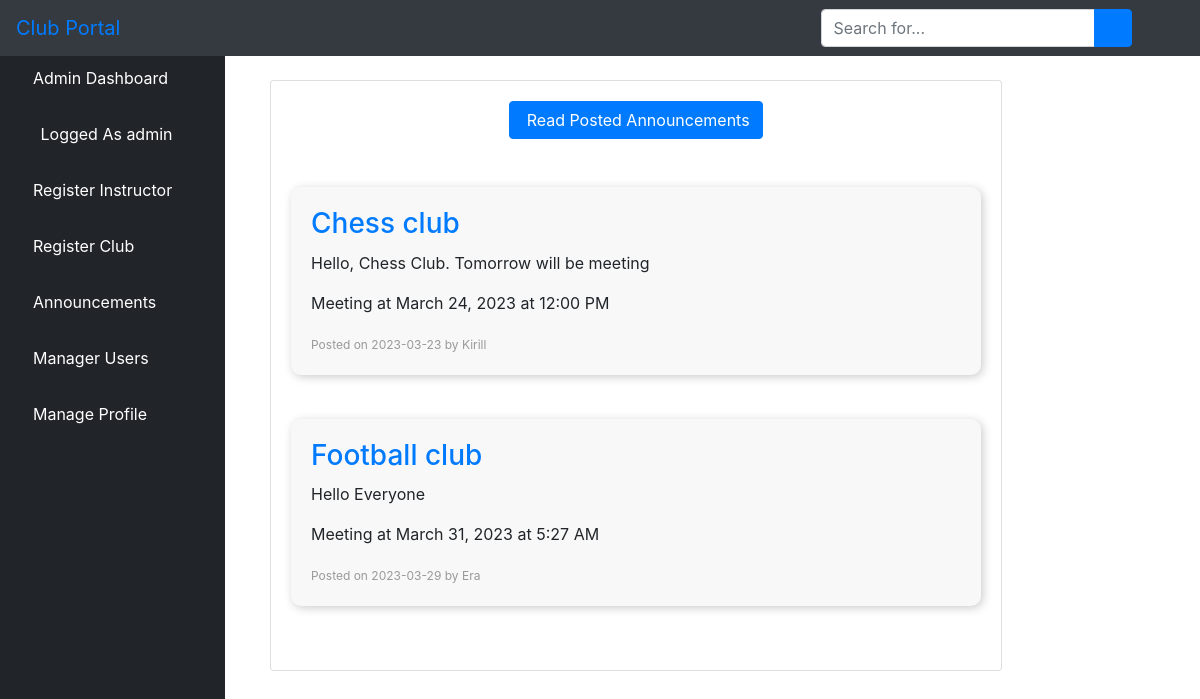
The app's page /alpost/ (signed in) with its own data.
### elearn/models.py (models this page shows, shortened)
class User(AbstractUser):
    is_learner = models.BooleanField(default=False)
    is_instructor = models.BooleanField(default=False)
    is_admin = models.BooleanField(default=False)

class Announcement(models.Model):
    user = models.ForeignKey(User, on_delete=models.CASCADE)
    content = models.TextField()
    course = models.ForeignKey(Course, on_delete=models.CASCADE, related_name='announcements', null=True, blank=True)
    posted_at = models.DateTimeField(auto_now=True, null=True)
    meeting = models.DateTimeField(null=True, blank=True)

class Course(models.Model):
    name = models.CharField(max_length=30)
    color = models.CharField(max_length=7, default='#007bff')

### elearn/views.py (the view)
# urls.py: path('alpost/', views.AdminListTise.as_view(), name='alpost'),
class AdminListTise(LoginRequiredMixin, ListView):
    model = Announcement
    template_name = 'dashboard/admin/tise_list.html'
    def get_queryset(self):
        return Announcement.objects.filter(posted_at__lt=timezone.now()).order_by('posted_at')

### elearn/templates/dashboard/admin/tise_list.html (shortened to what this page needs)
{% extends 'dashboard/admin/base.html' %}
{{% block body %}
<div class="container-fluid">
    <div class="row">
        <div class="col-11 mb-3">
            <div class="col-11 mb-3">
                <div id="content-wrapper" style="padding-top: 30px">
                    <div class="container-fluid">
                        <div class="card mb-3">
                            <div class="card-body">
                                <center><a href="/ilchat">
                                    <button class="btn btn btn-primary">
                                        Read Posted Announcements
                                    </button>
                                </a><br><br><br></center>
                                {% for announcement in object_list %}
                                <div class="announcement">
                                    <h3 class="course">{{ announcement.course.name }}</h3>
                                    <p class="content">{{ announcement.content | truncatechars:100 }}</p>
                                    {% if announcement.meeting %}
                                    <p class="content">Meeting at {{ announcement.meeting|date:"F j, Y" }} at {{ announcement.meeting|time:"g:i A" }}</p>
                                    {% endif %}
                                    <small class="info">Posted on {{ announcement.posted_at }} by {{ announcement.user }}</small>
                                </div>
                                <br>
                                {% empty %}
                                <p>No announcements yet.</p>
                                {% endfor %}
                            </div>
                        </div>
                    </div>
                </div>
            </div>
        </div>
    </div>
    {% endblock body %}

### elearn/templates/dashboard/admin/base.html (shortened to what this page needs)
<!DOCTYPE html>
<html lang="en">
<head>
    {% load static %}
    <link href="{% static 'vendor/fontawesome-free/css/all.min.css' %}" rel="stylesheet" type="text/css">
    <link href="{% static 'vendor/datatables/dataTables.bootstrap4.css' %}" rel="stylesheet">
    <link href="{% static 'css/sb-admin.css' %}" rel="stylesheet">
</head>
<body id="page-top">
<nav class="navbar navbar-expand navbar-dark bg-dark fixed-top">
    <a class="navbar-brand mr-1 text-primary" href="">Club Portal</a>
    <button class="btn btn-link btn-sm text-white order-1 order-sm-0" id="sidebarToggle" href="#">
        <i class="fas fa-bars"></i>
    </button>
    <form class="d-none d-md-inline-block form-inline ml-auto mr-0 mr-md-3 my-2 my-md-0">
        <div class="input-group">
            <input type="text" class="form-control" placeholder="Search for..." aria-label="Search"
                   aria-describedby="basic-addon2">
            <div class="input-group-append">
                <button class="btn btn-primary" type="button">
                    <i class="fas fa-search"></i>
                </button>
            </div>
        </div>
    </form>
    <ul class="navbar-nav ml-auto ml-md-0">
        <li class="nav-item dropdown no-arrow">
            <a class="nav-link dropdown-toggle" href="#" id="userDropdown" role="button" data-toggle="dropdown"
               aria-haspopup="true" aria-expanded="false">
                <i class="fas fa-user-circle fa-fw text-primary"></i>
            </a>
        </li>
    </ul>
</nav>
<div id="wrapper" style="padding-top: 50px;">
    <ul class="sidebar navbar-nav">
        <li class="nav-item active">
            <a class="nav-link" href="{% url 'dashboard' %}">
                <i class="fa fa-home" aria-hidden="true"></i>
                <span>Admin Dashboard</span>
            </a>
        </li>
        <li class="nav-item active">
            <a class="nav-link" href="">
                <i class="fas fa-user-circle fa-fw text-primary"></i>
                <span>Logged As {{ user.username }}</span>
            </a>
        </li>
        <li class="nav-item">
            <a class="nav-link" href="{% url 'isign' %}">
                <i class="fas fa-chalkboard-teacher"></i>
                <span style="color: white">Register Instructor</span>
            </a>
        </li>
        <li class="nav-item">
            <a class="nav-link" href="{% url 'course' %}">
                <i class="fas fa-book-reader"></i>
                <span style="color: white">Register Club</span>
            </a>
        </li>
        <li class="nav-item dropdown no-arrow">
            <a class="nav-link dropdown-toggle" data-toggle="dropdown" aria-haspopup="true" aria-expanded="false"
               href="">
                <i class="fas fa-bell"></i>
                <span style="color: white">Announcements</span>
            </a>
        </li>
        <li class="nav-item">
            <a class="nav-link" href="{% url 'aluser' %}">
                <i class="fas fa-users"></i>
                <span style="color: white">Manager Users</span>
            </a>
        </li>
        <li class="nav-item dropdown no-arrow">
            <a class="nav-link dropdown-toggle" data-toggle="dropdown" aria-haspopup="true" aria-expanded="false"
               href="">
                <i class="fas fa-user"></i>
                <span style="color: white">Manage Profile</span>
            </a>
        </li>
    </ul>
    {% block body %}{% endblock %}
</div>

### elearn/templates/dashboard/admin/tise_list.html (style rules this page uses)
.announcement { background-color: #f8f8f8; border-radius: 10px; box-shadow: 2px 2px 10px #ccc; padding: 20px; margin-bottom: 20px; }
.course { color: #007bff; }
.content { margin-top: 10px; }
.info { color: #999; font-size: 12px; }

### records on screen
User: username "admin"
Announcement: course.name "Chess club", content "Hello, Chess Club. Tomorrow will be meeting", meeting "March 24, 2023", meeting "12:00 PM", posted_at "2023-03-23", user "Kirill"
Announcement: course.name "Football club", content "Hello Everyone", meeting "March 31, 2023", meeting "5:27 AM", posted_at "2023-03-29", user "Era"
